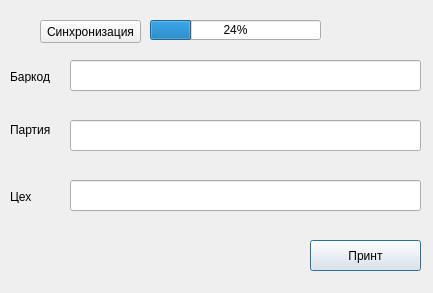
<?xml version="1.0" encoding="UTF-8"?>
<ui version="4.0">
 <class>Dialog</class>
 <widget class="QDialog" name="Dialog">
  <property name="geometry">
   <rect>
    <x>0</x>
    <y>0</y>
    <width>433</width>
    <height>293</height>
   </rect>
  </property>
  <property name="windowTitle">
   <string>Dialog</string>
  </property>
  <widget class="QLabel" name="label">
   <property name="geometry">
    <rect>
     <x>10</x>
     <y>70</y>
     <width>47</width>
     <height>13</height>
    </rect>
   </property>
   <property name="text">
    <string>Баркод</string>
   </property>
  </widget>
  <widget class="QLabel" name="label_3">
   <property name="geometry">
    <rect>
     <x>10</x>
     <y>120</y>
     <width>47</width>
     <height>20</height>
    </rect>
   </property>
   <property name="text">
    <string>Партия</string>
   </property>
  </widget>
  <widget class="QLabel" name="label_4">
   <property name="geometry">
    <rect>
     <x>10</x>
     <y>190</y>
     <width>47</width>
     <height>13</height>
    </rect>
   </property>
   <property name="text">
    <string>Цех</string>
   </property>
  </widget>
  <widget class="QPushButton" name="confirm_button">
   <property name="geometry">
    <rect>
     <x>310</x>
     <y>240</y>
     <width>111</width>
     <height>31</height>
    </rect>
   </property>
   <property name="text">
    <string>Принт</string>
   </property>
  </widget>
  <widget class="QLineEdit" name="line_barkod">
   <property name="geometry">
    <rect>
     <x>70</x>
     <y>60</y>
     <width>351</width>
     <height>31</height>
    </rect>
   </property>
  </widget>
  <widget class="QLineEdit" name="line_part">
   <property name="geometry">
    <rect>
     <x>70</x>
     <y>120</y>
     <width>351</width>
     <height>31</height>
    </rect>
   </property>
  </widget>
  <widget class="QLineEdit" name="line_guild">
   <property name="geometry">
    <rect>
     <x>70</x>
     <y>180</y>
     <width>351</width>
     <height>31</height>
    </rect>
   </property>
  </widget>
  <widget class="QProgressBar" name="status">
   <property name="geometry">
    <rect>
     <x>150</x>
     <y>20</y>
     <width>171</width>
     <height>20</height>
    </rect>
   </property>
   <property name="value">
    <number>24</number>
   </property>
  </widget>
  <widget class="QPushButton" name="synch_button">
   <property name="geometry">
    <rect>
     <x>40</x>
     <y>20</y>
     <width>101</width>
     <height>23</height>
    </rect>
   </property>
   <property name="text">
    <string>Синхронизация</string>
   </property>
  </widget>
 </widget>
 <resources/>
 <connections/>
</ui>
